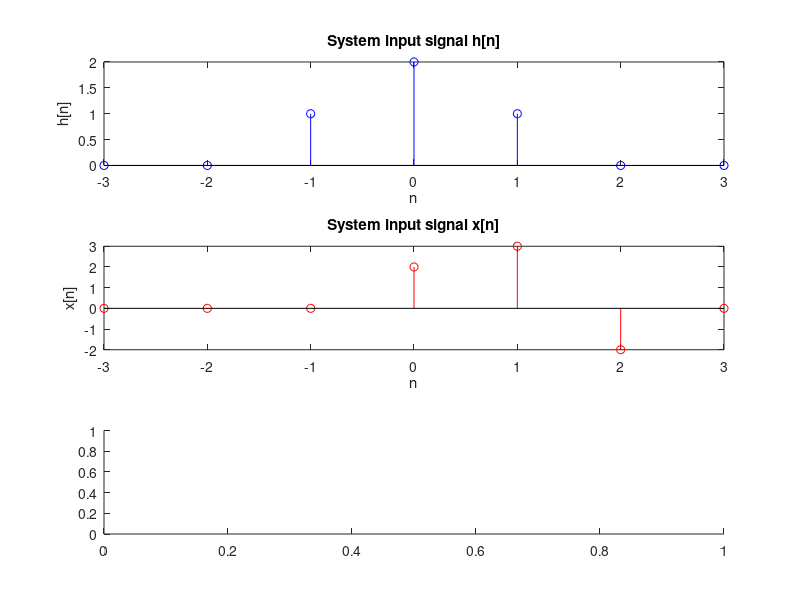

This chart was generated by the following MATLAB code: (Note: this script raises an error after producing the figure.)
%% Example 2.1
clear all; clc;

t = (-3:3);
h = [0 0 1 2 1 0 0];
subplot( 3, 1, 1);
stem( t, h, 'b');
xlabel('n'); ylabel('h[n]'); title('System input signal h[n]');

x = [0 0 0 2 3 -2 0];
subplot( 3, 1, 2);
stem( t, x, 'r');
xlabel('n'); ylabel('x[n]'); title('System input signal x[n]');

y = conv( x, h);     %y[n]
%Convoluted function requires a wider range to be plotted completely. range=x+h-1
t2=-6:6;

subplot( 3, 1, 3);
stem( t2, y, 'k', '', 'MarkerEdgeColor','black');
xlabel('n'); ylabel('y[n]'); title('Convoluted signal y[n]');

%%============================================================
%% Example 2.2
clear all; clc
n = 0:15; 		% both functions start from 0 because of (u(n))

h = (3/4).^n; 
subplot( 5, 1, 1);
stem( n, h, 'b', '');
xlabel('n'); ylabel('h[n]'); title('System function h[n]');

% to view the flipped filter response function h
h_flipped = fliplr(h)
subplot( 5, 1, 2);
stem( n, h_flipped, 'g', '');
xlabel('n'); ylabel('h_f[n]'); title('Flipped Version of h[n]');

x = ones(1,numel(n));
subplot( 5, 1, 3);
stem( n, x, 'r', '');
xlabel('n'); ylabel('x[n]'); title('Input signal x[n]');

n_conv = 0:30;			% both functions start from 0, so convolution will also start from 0
y = conv( x, h);           %y[n]
subplot( 5, 1, 4);
stem( n_conv, y, 'k', '', 'MarkerEdgeColor','black');
xlabel('n'); ylabel('y[n]'); title('Convoluted (Output) signal y[n]');

% to view the convolution at n = -5:
y_5 = [ 0 0 0 0 0 y];
subplot( 5, 1, 5);
stem( [-5:-1 n_conv], y_5);
xlabel('n'); ylabel('y[n]'); title('Convoluted (Output) signal y[n]');


%%============================================================
%% Example 2.3
clear all; clc;

t_h = 0:9;
h = ones(1,10);
subplot( 3, 1, 1);
stem( t_h, h, 'b', ''); axis([0 10 0 2]);
xlabel('n'); ylabel('h[n]'); title('System function h[n]');

t_x = 2:6;
x = ones(1,5);
subplot( 3, 1, 2);
stem( t_x, x, 'r', ''); axis([0 10 0 2]);
xlabel('n'); ylabel('x[n]'); title('Input Signal x[n]');

y = conv( x, h);           %y[n]
t_conv = 2:15;
subplot( 4, 1, 4);
stem( t_conv, y, 'k', '', 'MarkerEdgeColor','black'); axis([0 18 0 6]);
xlabel('n'); ylabel('y[n]'); title('Convoluted (Output) signal y[n]');
